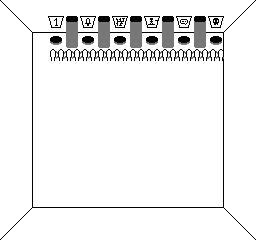

Below is a game level as drawn by its tile map, then a one-line description and the .tmx file that defines it, in full:
An orthogonal 16x15 tile map with 16x16 px tiles, 2 tile layers (walls, level) and 4 objects (fence, pillar, walkable_1, walkable_2).

<map version="1.0" orientation="orthogonal" renderorder="right-down" width="16" height="15" tilewidth="16" tileheight="16" nextobjectid="14">
 <tileset firstgid="1" name="background" tilewidth="16" tileheight="16" tilecount="120" columns="12">
  <image source="tileset_background.png" width="192" height="160" />
 </tileset>
 <layer name="walls" width="16" height="15">
  <data encoding="csv">
37,38,39,76,76,76,76,76,76,76,76,76,76,41,42,43,
49,50,51,76,76,76,76,76,76,76,76,76,76,53,54,55,
61,62,63,64,64,64,64,64,64,64,64,64,64,65,66,67,
76,76,75,76,76,76,76,76,76,76,76,76,76,77,76,76,
76,76,75,76,76,76,76,76,76,76,76,76,76,77,76,76,
76,76,75,76,76,76,76,76,76,76,76,76,76,77,76,76,
76,76,75,76,76,76,76,76,76,76,76,76,76,77,76,76,
76,76,75,76,76,76,76,76,76,76,76,76,76,77,76,76,
76,76,75,76,76,76,76,76,76,76,76,76,76,77,76,76,
76,76,75,76,76,76,76,76,76,76,76,76,76,77,76,76,
76,76,75,76,76,76,76,76,76,76,76,76,76,77,76,76,
76,76,75,76,76,76,76,76,76,76,76,76,76,77,76,76,
85,86,87,88,88,88,88,88,88,88,88,88,88,89,90,91,
97,98,99,76,76,76,76,76,76,76,76,76,76,101,102,103,
109,110,111,76,76,76,76,76,76,76,76,76,76,113,114,115
</data>
 </layer>
 <layer name="level" width="16" height="15">
  <data encoding="csv">
0,0,0,0,0,0,0,0,0,0,0,0,0,0,0,0,
0,0,0,1,14,2,14,3,14,4,14,5,14,6,0,0,
0,0,0,13,26,13,26,13,26,13,26,13,26,13,0,0,
0,0,0,15,16,16,16,16,16,16,16,16,16,16,0,0,
0,0,0,0,0,0,0,0,0,0,0,0,0,0,0,0,
0,0,0,0,0,0,0,0,0,0,0,0,0,0,0,0,
0,0,0,0,0,0,0,0,0,0,0,0,0,0,0,0,
0,0,0,0,0,0,0,0,0,0,0,0,0,0,0,0,
0,0,0,0,0,0,0,0,0,0,0,0,0,0,0,0,
0,0,0,0,0,0,0,0,0,0,0,0,0,0,0,0,
0,0,0,0,0,0,0,0,0,0,0,0,0,0,0,0,
0,0,0,0,0,0,0,0,0,0,0,0,0,0,0,0,
0,0,0,0,0,0,0,0,0,0,0,0,0,0,0,0,
0,0,0,0,0,0,0,0,0,0,0,0,0,0,0,0,
0,0,0,0,0,0,0,0,0,0,0,0,0,0,0,0
</data>
 </layer>
 <objectgroup name="blockers">
  <object id="1" name="fence" x="48" y="48" width="176" height="16" />
  <object id="6" name="pillar" x="64" y="32" width="16" height="16" />
 </objectgroup>
 <objectgroup color="#73d216" name="interactive" />
 <objectgroup color="#729fcf" name="walkable">
  <object id="12" name="walkable_1" x="48" y="32" width="16" height="16" />
  <object id="13" name="walkable_2" x="80" y="32" width="16" height="16" />
 </objectgroup>
</map>